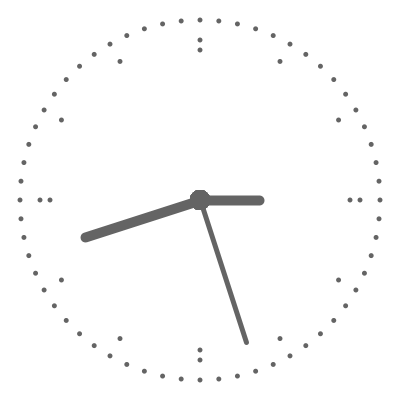
Frame 1 (no input)
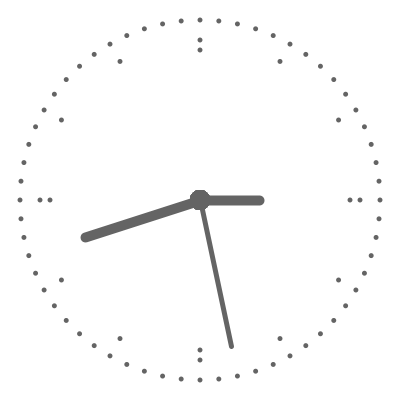
Frame 60 (the mouse pressed at the canvas centre just before this capture)
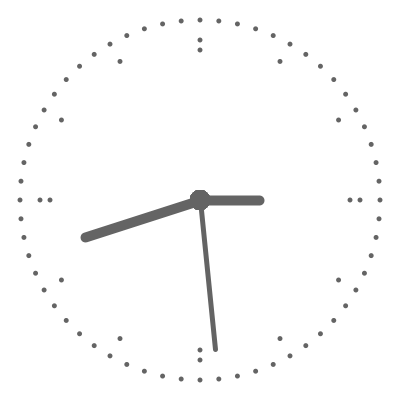
Frame 120 (the mouse held since frame 60 and released just before this capture)

The Processing sketch that drew these frames (run headless with seeded random() and noise(); from frame 60 on, the mouse is pressed at the canvas centre):

// Processing sketch: processing_119247
// ── processing_119247.pde

int h, m, s;
void setup() {
  size(400, 400);
  background(255);
  noStroke();
  smooth();
}

void draw() {
  s = second ();
  m = minute ();
  h = hour ();

  background(255);
  translate(width/2, height/2);
  noStroke();

  bubble(5, 150, 90);
  bubble(5, 160, 30);
  //bubble(5, 170, 15);
  bubble(5, 180, 6);
  bubble(20, 0, 1);

  noFill();
  stroke(100);
  strokeWeight(3);
  //ellipse(0, 0, width-10, height-10);

  // hour
  strokeWeight(10);
  pushMatrix();
  rotate(radians (30*h));
  line(0, 0, 0, -60);
  popMatrix();

  //minute
  strokeWeight(10);
  pushMatrix();
  rotate(radians (6*m));
  line(0, 0, 0, -120);
  popMatrix(); 

  //second
  strokeWeight(5);
  pushMatrix();
  rotate(radians (6*s));
  line(0, 0, 0, -150);
  popMatrix();
}

void bubble(int size, int rd, int pt) {
  int radius = rd;
  int point = pt;
  for (int deg = 0; deg<360;deg+=point) {
    float angle = radians(deg);
    float x = (cos(angle)*radius);
    float y = (sin(angle)*radius);
    fill(100);
    ellipse (x, y, size, size);
  }
}
